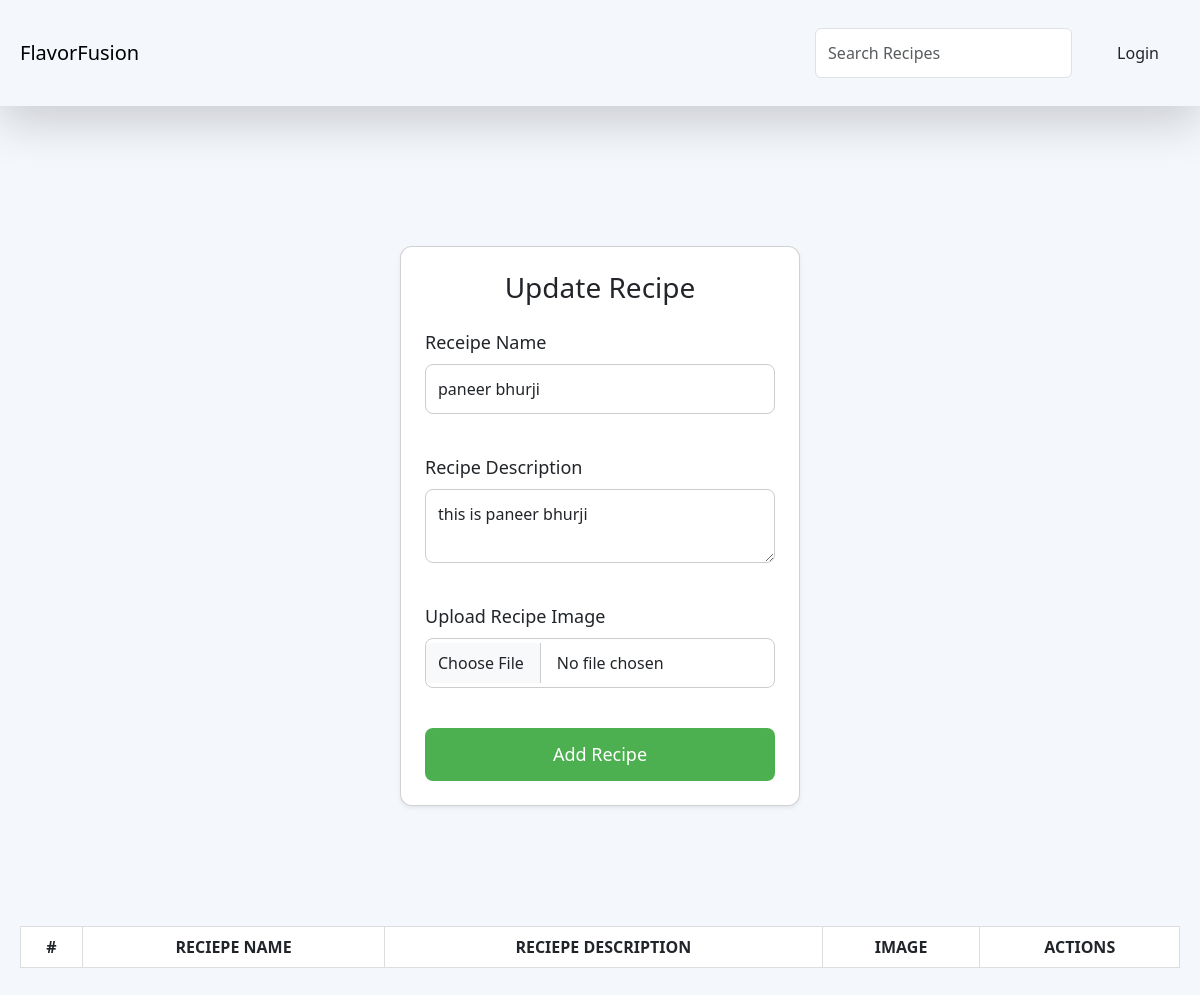
Screenshot of /update_receipe/11/ with the database file from the repository.
### vege/models.py (models this page shows)
class Recipe(models.Model):
    user=models.ForeignKey(User,on_delete=models.SET_NULL,null=True,blank=True)
    receipe_name=models.CharField(max_length=100)
    receipe_description=models.TextField()
    receipe_image=models.ImageField(upload_to="recipes/")
    receipe_description_view_count=models.IntegerField(default=1)

### vege/views.py (the view, shortened to what this page needs)
# urls.py: path('update_receipe/<int:id>/', update_receipe, name="update_receipe"),
def update_receipe(request,id):
    queryset=Recipe.objects.get(id=id)
    context={'receipe':queryset}
    return render(request,'update_receipes.html',context)

### vege/templates/update_receipes.html (shortened to what this page needs)
{% extends "base.html" %}
{% block start %}
<header>
<div class="container-fluid d-flex justify-content-center align-items-center" style="height: 100vh; background-color: #f4f7fc;">
    <div class="card shadow-sm p-4" style="max-width: 400px; width: 100%; border-radius: 12px;">
        <h2 class="text-center mb-4 text-dark" style="font-size: 28px;">Update Recipe</h2>
        <form method="post" enctype="multipart/form-data">
            <div class="mb-3">
                <label for="receipe_name" class="form-label text-dark" style="font-size: 18px;">Receipe Name</label>
                <input name="receipe_name" value="{{receipe.receipe_name}}" required type="text" class="form-control form-control-lg" id="recipeName"  style="border-radius: 8px; font-size: 16px;">
            </div>
            <br>
            <div class="mb-3">
                <label for="recipeDescription"  class="form-label text-dark" style="font-size: 18px;">Recipe Description</label>
                <textarea class="form-control form-control-lg"  name="receipe_description" required id="recipeDescription"  rows="2" style="border-radius: 8px; font-size: 16px;">{{receipe.receipe_description}}</textarea>
            </div>
            <br>
            <div class="mb-3">
                <label for="recipeImage" class="form-label text-dark" style="font-size: 18px;">Upload Recipe Image</label>
                <input  name="receipe_image" type="file"  class="form-control form-control-lg" id="recipeImage" style="border-radius: 8px; font-size: 16px;">
            </div>
            <br>
            <button type="submit" class="btn w-100" style="background-color: #4CAF50; color: white; border-radius: 8px; padding: 12px; font-size: 18px; transition: background-color 0.3s ease;">
               Add Recipe
            </button>
        </form>
    </div>
</div>
<table class="table">
    <thead>
      <tr>
        <th scope="col">#</th>
        <th scope="col">Reciepe Name</th>
        <th scope="col">Reciepe Description</th>
        <th scope="col">Image</th>
        <th scope="col">Actions</th>
      </tr>
    </thead>
  </table>
</header>
{% endblock %}

### home/templates/base.html (style rules this page uses)
body { font-family: 'Segoe UI', Tahoma, Geneva, Verdana, sans-serif; margin: 0; padding: 0; background-color: #f4f7fc; }
.container-fluid { padding: 20px; }
table { width: 100%; border-collapse: collapse; font-size: 16px; }
th, td { border: 1px solid #ddd; text-align: center; padding: 12px; }
th { background-color: #3e4e5e; color: white; text-transform: uppercase; }
.card { width: 100%; max-width: 500px; margin: 40px auto; border-radius: 12px; padding: 20px; background-color: #ffffff; box-shadow: 0 6px 12px rgba(0, 0, 0, 0.1); }
.form-control-lg { font-size: 16px; padding: 12px; border-radius: 8px; border: 1px solid #ccc; margin-bottom: 15px; width: 100%; box-sizing: border-box; }
.btn { padding: 12px 20px; border-radius: 8px; font-size: 16px; transition: 0.3s ease; cursor: pointer; text-decoration: none; }
textarea.form-control-lg { resize: vertical; box-sizing: border-box; }

### rows the page displays
Recipe: receipe_name "paneer bhurji", receipe_description "this is paneer bhurji"
